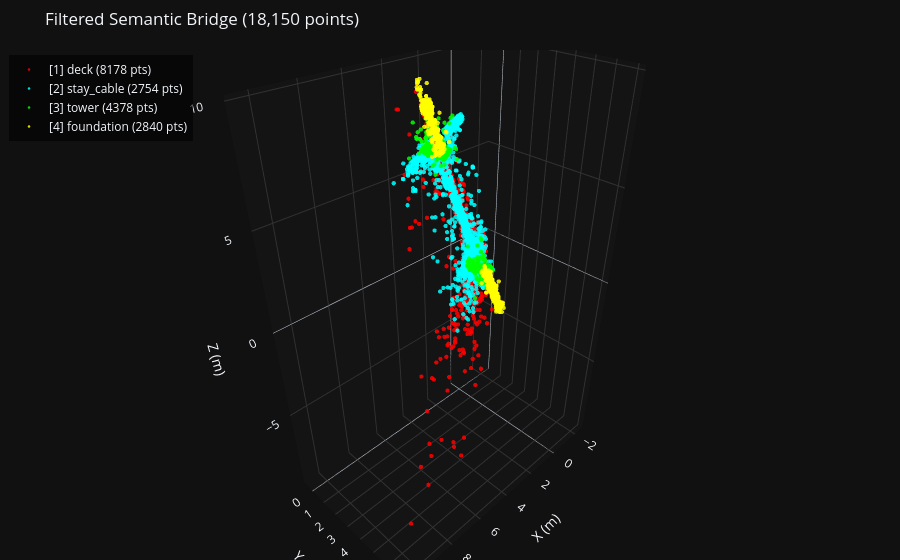

Here is the notebook cell this chart was saved with:
### Code cell
fig_3d = create_interactive_3d_figure(xyz, rgb, cids, point_size=2.5)
fig_3d.update_layout(title=f"Filtered Semantic Bridge ({len(xyz):,} points)")
fig_3d.show()

### Figure 1 — Plotly figure (JSON) as saved in the notebook; plotly's stock layout.template omitted (floating-point values rounded to 4 significant figures; data arrays with more than 128 entries replaced by an {"elided": "..."} marker saying what was removed)
{"data": [{"hovertemplate": "<b>Class: deck</b><br>X: %{x:.2f}<br>Y: %{y:.2f}<br>Z: %{z:.2f}<extra></extra>", "marker": {"color": {"elided": "8178 str values"}, "opacity": 0.85, "size": 2.5}, "mode": "markers", "name": "[1] deck (8178 pts)", "type": "scatter3d", "x": {"elided": "8178 float values"}, "y": {"elided": "8178 float values"}, "z": {"elided": "8178 float values"}}, {"hovertemplate": "<b>Class: stay_cable</b><br>X: %{x:.2f}<br>Y: %{y:.2f}<br>Z: %{z:.2f}<extra></extra>", "marker": {"color": {"elided": "2754 str values"}, "opacity": 0.85, "size": 2.5}, "mode": "markers", "name": "[2] stay_cable (2754 pts)", "type": "scatter3d", "x": {"elided": "2754 float values"}, "y": {"elided": "2754 float values"}, "z": {"elided": "2754 float values"}}, {"hovertemplate": "<b>Class: tower</b><br>X: %{x:.2f}<br>Y: %{y:.2f}<br>Z: %{z:.2f}<extra></extra>", "marker": {"color": {"elided": "4378 str values"}, "opacity": 0.85, "size": 2.5}, "mode": "markers", "name": "[3] tower (4378 pts)", "type": "scatter3d", "x": {"elided": "4378 float values"}, "y": {"elided": "4378 float values"}, "z": {"elided": "4378 float values"}}, {"hovertemplate": "<b>Class: foundation</b><br>X: %{x:.2f}<br>Y: %{y:.2f}<br>Z: %{z:.2f}<extra></extra>", "marker": {"color": {"elided": "2840 str values"}, "opacity": 0.85, "size": 2.5}, "mode": "markers", "name": "[4] foundation (2840 pts)", "type": "scatter3d", "x": {"elided": "2840 float values"}, "y": {"elided": "2840 float values"}, "z": {"elided": "2840 float values"}}], "layout": {"legend": {"bgcolor": "rgba(0, 0, 0, 0.6)", "x": 0.01, "xanchor": "left", "y": 0.99, "yanchor": "top"}, "margin": {"b": 0, "l": 0, "r": 0, "t": 50}, "scene": {"aspectmode": "data", "xaxis": {"backgroundcolor": "rgb(20, 20, 20)", "gridcolor": "rgb(50, 50, 50)", "title": {"text": "X (m)"}}, "yaxis": {"backgroundcolor": "rgb(20, 20, 20)", "gridcolor": "rgb(50, 50, 50)", "title": {"text": "Y (m)"}}, "zaxis": {"backgroundcolor": "rgb(20, 20, 20)", "gridcolor": "rgb(50, 50, 50)", "title": {"text": "Z (m)"}}}, "title": {"text": "Filtered Semantic Bridge (18,150 points)"}}}
